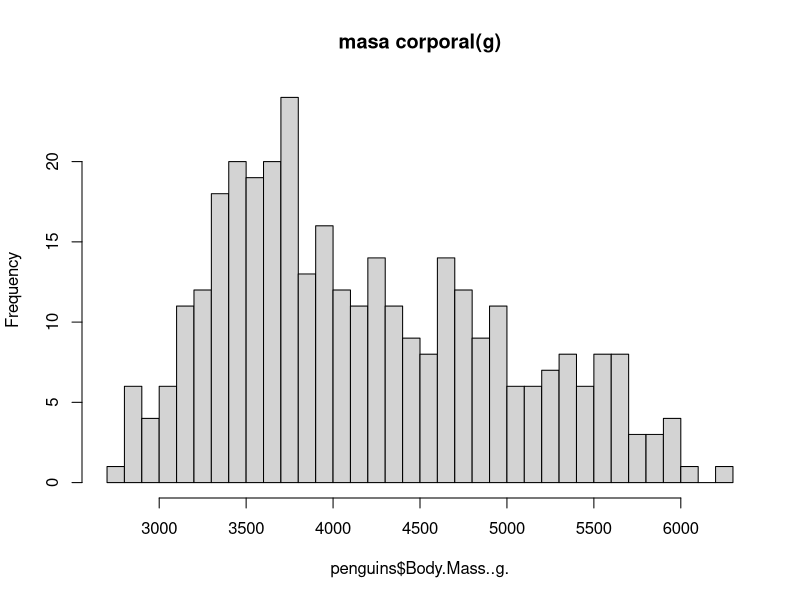
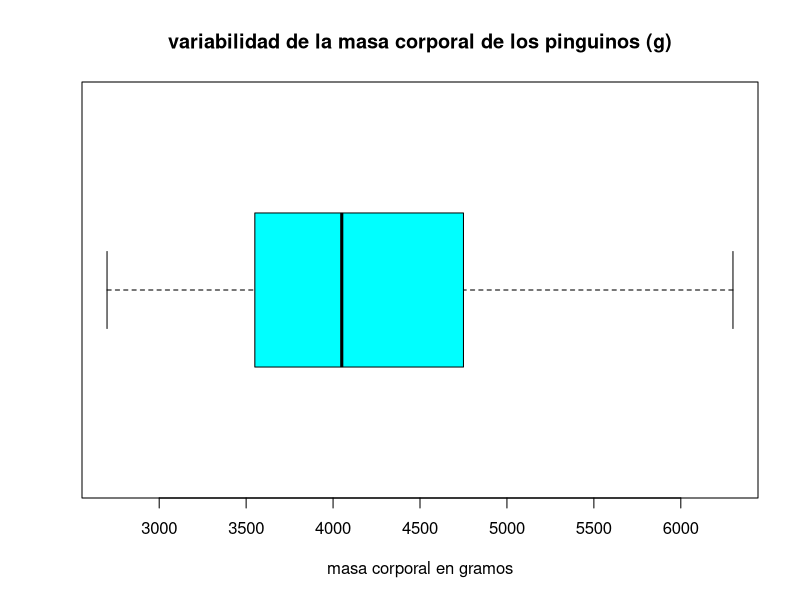
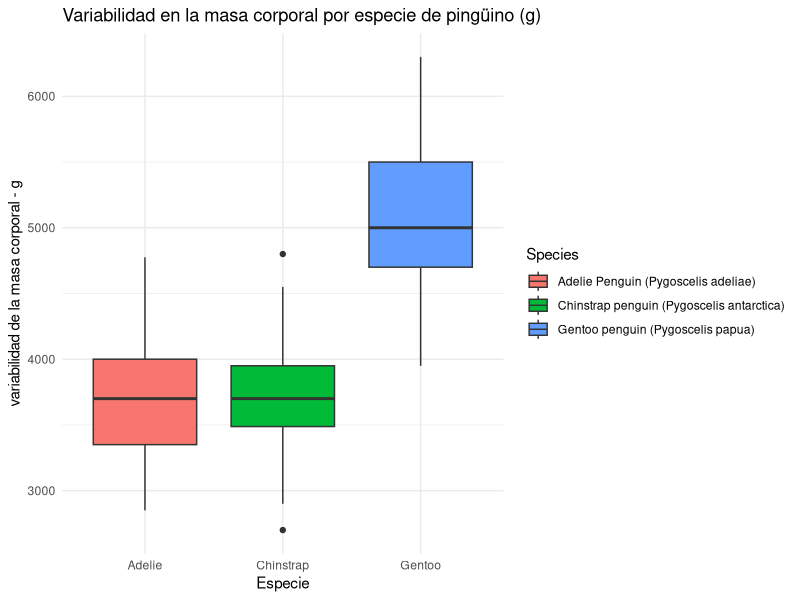
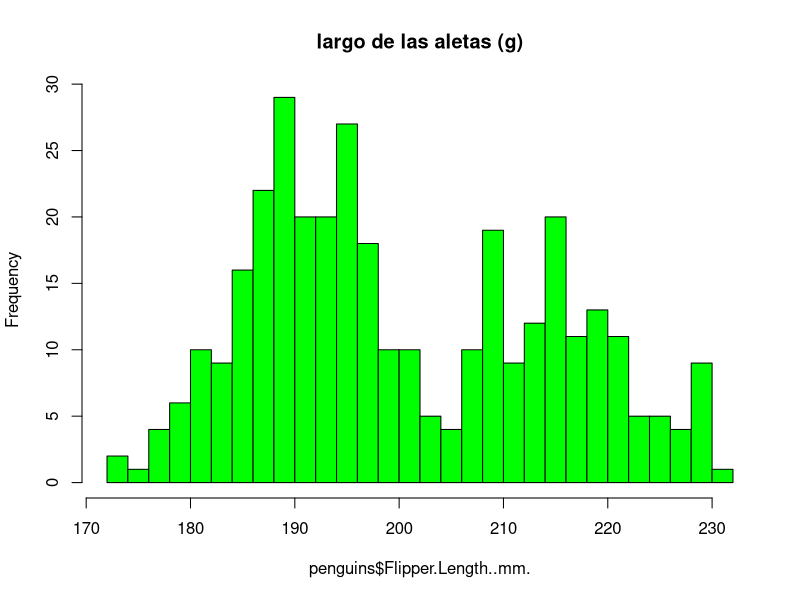
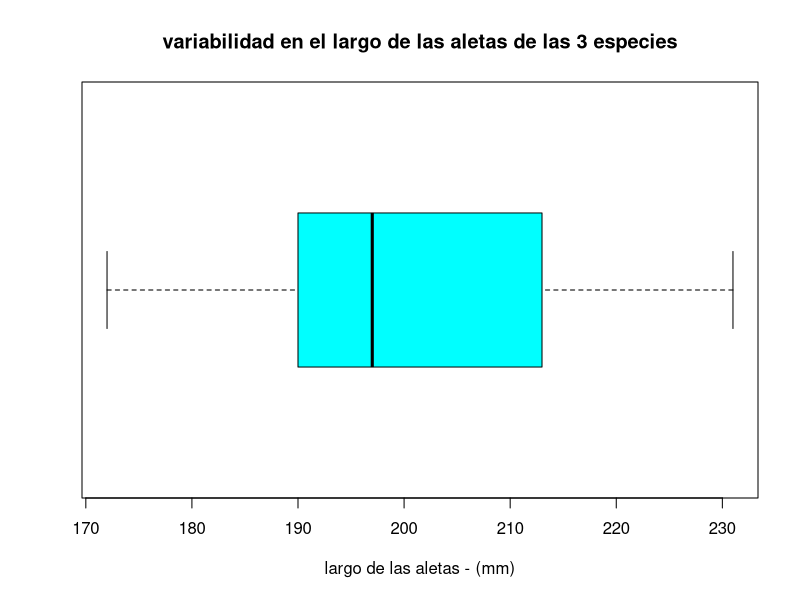
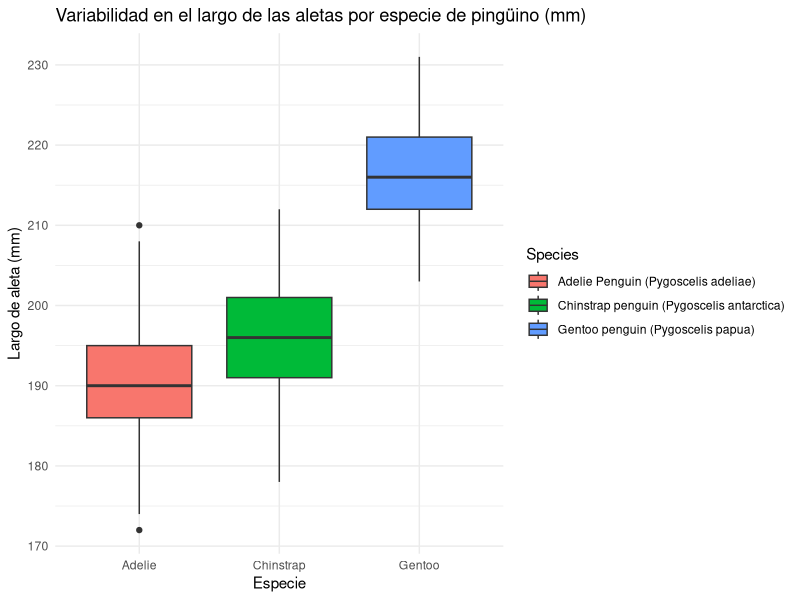
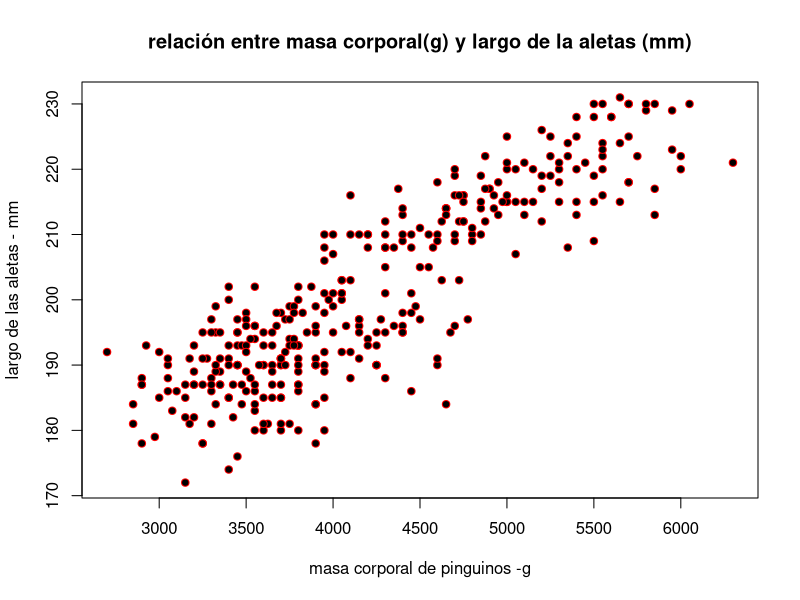
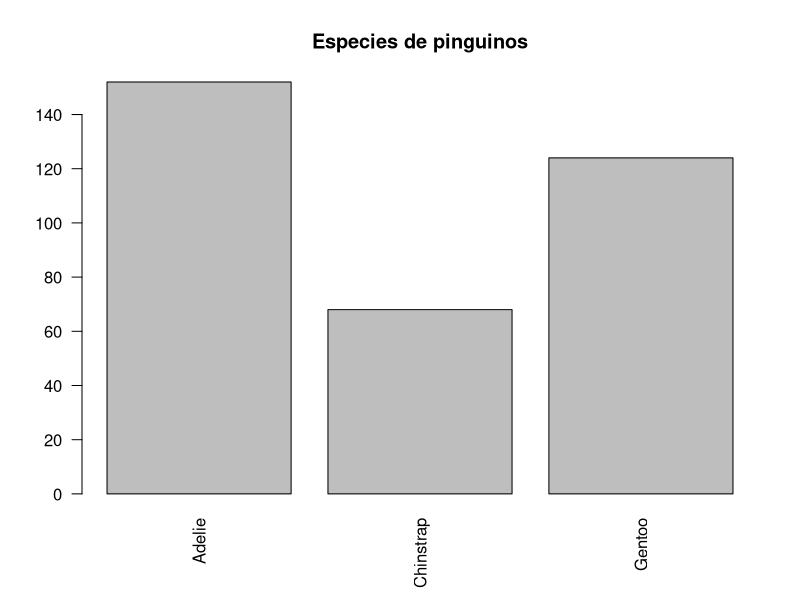

Reproduce these figures in R, in order.
#librerías para cargar la data 
library(readr)
library(readxl)

#librerías para exploración y limpieza
library(ggplot2)
library(tidyr)
library(dplyr)

raw_data <- read_excel("6_penguins_lter.xlsx", col_names = FALSE)

penguins <- read.csv(text = paste(raw_data[[1]], collapse = "\n"),
                     stringsAsFactors = FALSE)

# ================================ #
 # Análisis exploratorio de datos #
# ================================ #

# checklist: agregar una respuesta cuando se haya definido en la asignación del av

# ¿Cuál será la variable variable objetivo (Y)? (cuantitativa continua)
# ¿Cuál será la variable predictora (X)? (cuantitativa)
# ¿Cuál será la  variable de agrupación? (categórica)
# ¿Hay relación lineal visible entre X e Y?
# ¿Cuántos datos faltantes tengo y en qué variables?
# ¿Cuál es la justificación teórica para elegir estas variables?

# "==== estructura del data-set ===== \n"
glimpse(penguins)
#====================================================

# "==== dimensiones del data-set ===== \n"
dim(penguins)
#====================================================

# "==== nombres de las columnas/variables ===== \n"
names(penguins)
#====================================================

# "==== primeros 10 registros ===== \n"
head(penguins, 10)
#====================================================

# "==== valores faltantes ===== \n"
colSums(is.na(penguins))
#====================================================

#valores de body mass
penguins[["Body.Mass..g."]]
#====================================================

#valores nulos de body mass
sum(is.na(penguins[["Body.Mass..g."]])) #342 de 344 registros completos 
#====================================================

# "==== resumen estadístico ===== \n"
summary(penguins)

# lo que muestra:
#   resumen genérico de:
#   Variables numéricas: Muestra el valor mínimo, el primer cuartil (25%),
#   la mediana, la media, el tercer cuartil (75%) y el valor máximo.
#   También avisa si hay datos perdidos (NA).Variables categóricas o factores:
#   Cuenta la frecuencia de cada categoría o nivel.Modelos estadísticos (ej. lm):
#   Presenta los coeficientes, el error estándar, los valores p y métricas como el R².
#====================================================

#histograma, masa corporal
hist(penguins$Body.Mass..g.,
     breaks = 30,
     main = "masa corporal(g)")

#boxplot: masa del cuerpo
boxplot(penguins$Body.Mass..g.,
        xlab = "masa corporal en gramos",
        horizontal = TRUE,
        main = "variabilidad de la masa corporal de los pinguinos (g)",
        col = "cyan")

#boxplot: variabilidad de la masa corporal en gramos por especie
#uso de GGplot pq no me permitía colocar de forma nativa una grilla en el plot.
ggplot(penguins, aes(x = Species, y = `Body.Mass..g.`, fill = Species)) +
  geom_boxplot() +
  scale_x_discrete(labels = c("Adelie", "Chinstrap", "Gentoo")) +
  theme_minimal() +
  labs(title = "Variabilidad en la masa corporal por especie de pingüino (g)",
       x = "Especie",
       y = "variabilidad de la masa corporal - g")

#=========================== ALETAS - PINGUINOS ====================================================
#histograma: largo de las aletas (mm)
hist(penguins$Flipper.Length..mm.,
     breaks = 30,
     main ="largo de las aletas (g)",
     col = "green")

#boxplot: variabilidad en el largo de las aletas
boxplot(penguins$Flipper.Length..mm.,
        xlab = "largo de las aletas - (mm)",
        main = "variabilidad en el largo de las aletas de las 3 especies",
        horizontal = TRUE,
        col = "cyan")

#boxplot: variabilidad del largo de las aletas por especie
#uso de GGplot pq no me permitía colocar de forma nativa una grilla en el plot.
ggplot(penguins, aes(x = Species, y = `Flipper.Length..mm.`, fill = Species)) +
  geom_boxplot() +
  scale_x_discrete(labels = c("Adelie", "Chinstrap", "Gentoo")) +
  theme_minimal() +
  labs(title = "Variabilidad en el largo de las aletas por especie de pingüino (mm)",
       x = "Especie",
       y = "Largo de aleta (mm)")

#scatterplot: masa corporal - largo de las aletas
plot(penguins$Body.Mass..g., penguins$Flipper.Length..mm.,
     xlab = "masa corporal de pinguinos -g", ylab = "largo de las aletas - mm",
     main = "relación entre masa corporal(g) y largo de la aletas (mm)",
     col = "red",
     pch = 21,
     bg = "black",)

#barplot para visualizar categóricos
barplot(table(penguins$Species),
        main = "Especies de pinguinos",
        names.arg = c("Adelie", "Chinstrap", "Gentoo"),
        las = 2)
